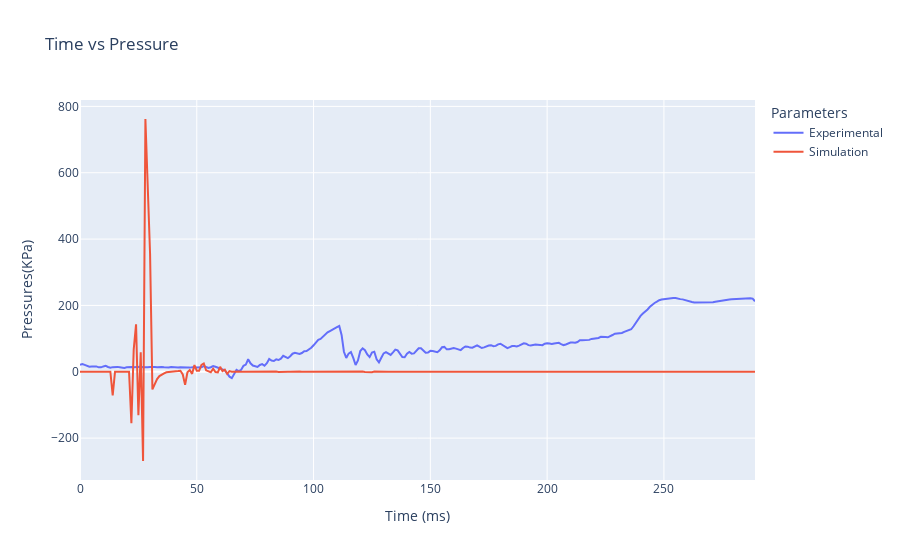

Notebook source saved alongside this figure:
### Code cell
import plotly.graph_objects as go

fig = go.Figure()


fig.add_trace(go.Scatter(x=velocity_filtered['NewZeit'], y=velocity_filtered['ActPress'], mode='lines', name='Experimental'))
fig.add_trace(go.Scatter(x=velocity_filtered['NewZeit'], y=(velocity_filtered['Pressure']), mode='lines', name='Simulation'))

fig.update_layout(

    xaxis_title='Time (ms)',
    yaxis=dict(title='Pressures(KPa)'),
    title='Time vs Pressure',
    legend_title='Parameters'
)

### Figure 1 — Plotly figure (JSON) as saved in the notebook; plotly's stock layout.template omitted (floating-point values rounded to 4 significant figures; data arrays with more than 128 entries replaced by an {"elided": "..."} marker saying what was removed)
{"data": [{"mode": "lines", "name": "Experimental", "type": "scatter", "x": {"elided": "290 int values"}, "y": {"elided": "290 float values"}}, {"mode": "lines", "name": "Simulation", "type": "scatter", "x": {"elided": "290 int values"}, "y": {"elided": "290 float values"}}], "layout": {"legend": {"title": {"text": "Parameters"}}, "title": {"text": "Time vs Pressure"}, "xaxis": {"title": {"text": "Time (ms)"}}, "yaxis": {"title": {"text": "Pressures(KPa)"}}}}
